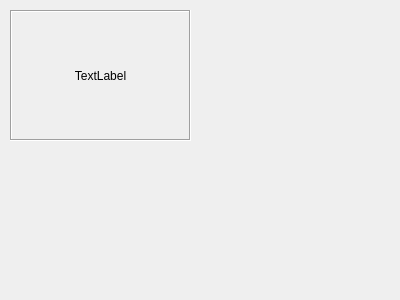
<?xml version="1.0" encoding="UTF-8"?>
<ui version="4.0">
 <class>Form</class>
 <widget class="QWidget" name="Form">
  <property name="geometry">
   <rect>
    <x>0</x>
    <y>0</y>
    <width>400</width>
    <height>300</height>
   </rect>
  </property>
  <property name="windowTitle">
   <string>Form</string>
  </property>
  <widget class="QLabel" name="label">
   <property name="geometry">
    <rect>
     <x>10</x>
     <y>10</y>
     <width>181</width>
     <height>131</height>
    </rect>
   </property>
   <property name="autoFillBackground">
    <bool>true</bool>
   </property>
   <property name="frameShape">
    <enum>QFrame::Box</enum>
   </property>
   <property name="frameShadow">
    <enum>QFrame::Sunken</enum>
   </property>
   <property name="text">
    <string>TextLabel</string>
   </property>
   <property name="alignment">
    <set>Qt::AlignCenter</set>
   </property>
  </widget>
 </widget>
 <resources/>
 <connections/>
</ui>
